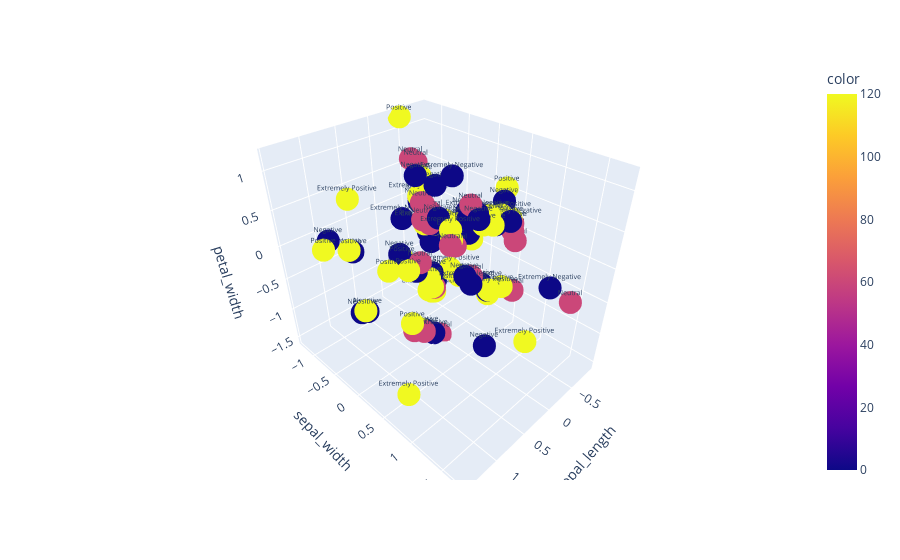

The code cell stored with this chart in its notebook:
### Code cell
pca_pred=pca.transform(x_count[:100].toarray())
import plotly.express as px
df = pd.DataFrame({'sepal_length':pca_pred[:,0],'sepal_width':pca_pred[:,1],'petal_width':pca_pred[:,2],'color':data.iloc[:100,1]*60,'text':data.iloc[:100,2]})
fig = px.scatter_3d(df, x='sepal_length', y='sepal_width', z='petal_width',
             color='color',text='text')
fig.update_traces(textfont=dict(
    size=7
))
fig.show()

### Figure 1 — Plotly figure (JSON) as saved in the notebook; plotly's stock layout.template omitted (floating-point values rounded to 4 significant figures)
{"data": [{"hovertemplate": "sepal_length=%{x}<br>sepal_width=%{y}<br>petal_width=%{z}<br>text=%{text}<br>color=%{marker.color}<extra></extra>", "legendgroup": "", "marker": {"color": [120, 0, 0, 120, 120, 0, 120, 0, 120, 120, 120, 60, 60, 60, 60, 120, 60, 120, 120, 120, 60, 0, 120, 0, 120, 0, 0, 0, 120, 60, 0, 60, 120, 60, 60, 60, 0, 60, 0, 60, 60, 120, 0, 0, 0, 0, 0, 120, 60, 60, 0, 120, 120, 120, 0, 0, 120, 120, 0, 0, 120, 0, 0, 60, 0, 0, 0, 120, 120, 120, 0, 60, 120, 120, 60, 120, 0, 120, 0, 120, 60, 120, 60, 0, 120, 0, 120, 120, 0, 0, 60, 0, 120, 120, 0, 0, 60, 120, 120, 60], "coloraxis": "coloraxis", "symbol": "circle"}, "mode": "markers+text", "name": "", "scene": "scene", "showlegend": false, "text": ["Positive", "Negative", "Negative", "Positive", "Positive", "Extremely Negative", "Positive", "Negative", "Positive", "Positive", "Extremely Positive", "Neutral", "Neutral", "Neutral", "Neutral", "Extremely Positive", "Neutral", "Positive", "Positive", "Positive", "Neutral", "Negative", "Extremely Positive", "Negative", "Extremely Positive", "Extremely Negative", "Negative", "Negative", "Positive", "Neutral", "Negative", "Neutral", "Extremely Positive", "Neutral", "Neutral", "Neutral", "Negative", "Neutral", "Negative", "Neutral", "Neutral", "Extremely Positive", "Negative", "Extremely Negative", "Negative", "Negative", "Negative", "Positive", "Neutral", "Neutral", "Extremely Negative", "Positive", "Positive", "Extremely Positive", "Extremely Negative", "Negative", "Extremely Positive", "Extremely Positive", "Negative", "Negative", "Positive", "Negative", "Negative", "Neutral", "Negative", "Extremely Negative", "Negative", "Positive", "Extremely Positive", "Positive", "Extremely Negative", "Neutral", "Positive", "Extremely Positive", "Neutral", "Positive", "Negative", "Positive", "Negative", "Positive", "Neutral", "Extremely Positive", "Neutral", "Extremely Negative", "Positive", "Negative", "Positive", "Positive", "Extremely Negative", "Extremely Negative", "Neutral", "Extremely Negative", "Extremely Positive", "Positive", "Negative", "Negative", "Neutral", "Positive", "Positive", "Neutral"], "textfont": {"size": 7}, "type": "scatter3d", "x": [-0.7493, -0.217, 1.133, -0.4359, -0.3048, 0.0612, -0.09966, 1.1, -0.2272, 0.2424, -0.02851, -0.07962, -0.6489, -0.2935, -2.757e-06, 1.441, -0.2142, 1.157, -0.266, 1.45, -0.6522, -0.2297, -0.0785, -0.2363, -0.2541, -0.2357, -0.1786, -0.9071, 1.17, 0.01393, -0.05417, 0.03919, 0.4351, -0.5184, 1.076, -0.2626, -0.144, -0.6422, -0.06636, -0.6803, 0.4357, 0.5578, 0.1218, -0.1626, -0.3603, 0.1968, 1.186, 0.193, -0.3754, 1.164, -0.1718, 1.173, -0.254, 0.0218, -0.00028, 0.08679, -0.2324, -0.5787, -0.5464, -0.04929, -0.5067, -0.04587, -0.0505, -0.09659, -0.07063, -0.1467, -0.177, -0.1786, -0.4334, -0.1286, -0.3481, 0.02954, 0.01301, -0.104, 0.04723, -0.0333, 0.09799, -0.6732, 0.1958, -0.2713, 0.5369, 1.402, -0.3711, -0.4491, -0.2595, 0.1252, 1.088, 0.584, 0.07987, -0.1075, -0.1276, -0.1265, 0.03728, 0.01915, 1.323, -0.05238, -0.1894, 0.471, -0.07059, -0.2303], "y": [0.3625, 0.4299, -0.1516, -1.252, -0.2822, -0.7066, 0.5562, -0.3733, 0.7857, -0.4086, -0.3189, -0.4596, 0.5787, -0.7583, -0.1676, 0.1624, 1.746, -0.159, 0.4998, -0.4094, -0.3231, -0.3169, 0.7091, -0.6897, -0.1202, 0.457, -0.4086, -0.4278, 0.704, -0.1801, -0.204, -0.01992, 0.543, 0.7486, 0.7831, -0.6324, -0.6471, 0.6338, 0.5108, 0.5454, 0.6173, 1.725, -0.06475, 0.4035, -0.51, -0.1736, -0.1977, -0.5856, -0.9917, 0.7282, -0.3689, -0.3338, 0.5352, -0.1839, 0.1409, 0.8333, -0.6894, -0.335, 0.4907, -0.2017, -0.1865, -0.2593, 0.3529, 0.3525, 0.6947, 1.51, -0.3732, -0.365, 0.5501, 0.3589, 0.542, 0.5153, -0.2627, -0.4447, -0.3882, -0.1985, 0.4699, 0.5135, -0.6331, -0.6955, 0.6406, 0.8608, -0.8765, 0.678, 0.5695, -0.3889, 0.7437, -0.3982, 0.556, 0.3238, -0.376, -0.4015, -0.1752, -0.2424, -0.4985, 0.6022, -0.5938, 0.5945, 0.7026, -0.4636], "z": [0.6029, 0.4294, -0.5633, 1.178, 0.06963, 0.06963, 0.4238, 0.1783, -0.4111, -0.5322, -0.6565, 0.09313, 0.1202, 0.2427, -0.8116, 1.174, -0.1084, -0.5413, 0.4625, 0.3461, -0.1546, 0.1163, -0.4248, 0.2155, -0.6007, 0.415, -0.2625, -0.08483, -0.2006, -0.7979, -0.7388, -1.546, 0.5776, -0.6474, -0.3218, 0.1814, 0.6354, 0.006125, 0.4915, 0.2028, 0.4074, -0.1896, -1.502, 0.4882, 0.4738, -1.462, -0.577, -0.4436, 0.6912, -0.2911, 0.02645, 0.2506, 0.3602, -0.802, 0.935, -1.168, 0.299, -0.1185, 0.5449, -0.7289, -0.8801, -0.6371, 0.4349, 0.6077, -0.433, 0.0006428, 0.02701, 0.0234, 0.4229, 0.1365, 0.3186, -0.2592, -0.9038, 0.02619, -0.4892, -0.9117, -0.2501, 0.2709, -0.3989, 0.5673, 0.469, -1.002, 0.6792, 0.3796, 0.3616, -0.5939, -0.307, -0.3658, -0.3335, 0.2102, 0.05042, -0.08513, -0.8643, -0.691, 0.3698, -0.3693, 0.2538, 0.4887, -0.4832, 0.1461]}], "layout": {"coloraxis": {"colorbar": {"title": {"text": "color"}}, "colorscale": [[0.0, "#0d0887"], [0.1111, "#46039f"], [0.2222, "#7201a8"], [0.3333, "#9c179e"], [0.4444, "#bd3786"], [0.5556, "#d8576b"], [0.6667, "#ed7953"], [0.7778, "#fb9f3a"], [0.8889, "#fdca26"], [1.0, "#f0f921"]]}, "legend": {"tracegroupgap": 0}, "margin": {"t": 60}, "scene": {"domain": {"x": [0.0, 1.0], "y": [0.0, 1.0]}, "xaxis": {"title": {"text": "sepal_length"}}, "yaxis": {"title": {"text": "sepal_width"}}, "zaxis": {"title": {"text": "petal_width"}}}}}
